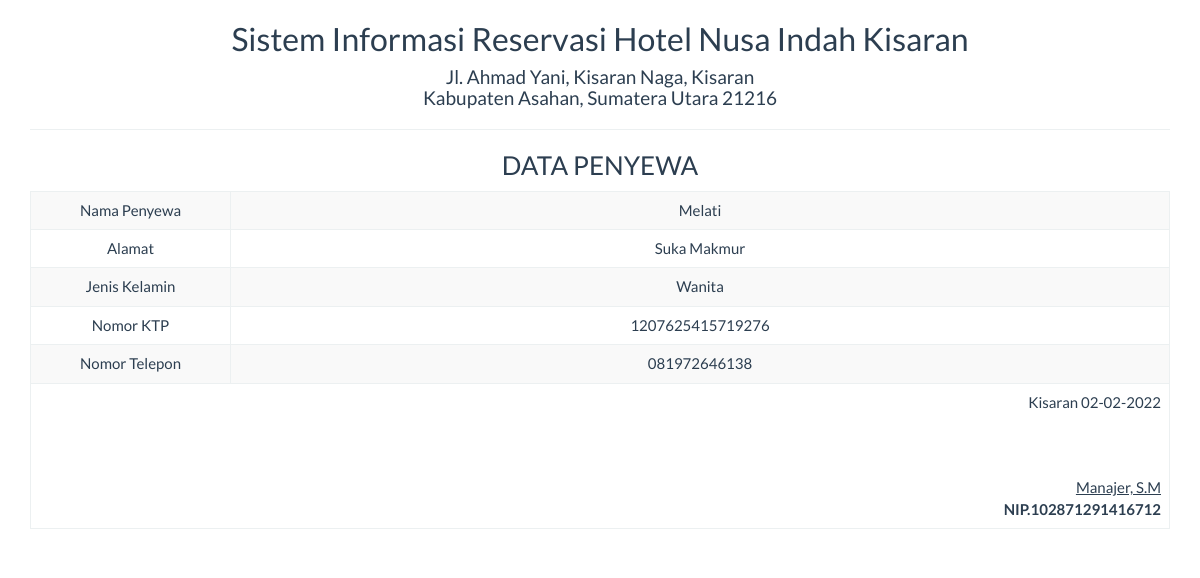
The app's page /report/penyewa_satu.php?id=2 with its own data.
### tables this page shows
CREATE TABLE `tbl_penyewa` (
  `id_penyewa` int(11) NOT NULL,
  `nama_penyewa` varchar(25) NOT NULL,
  `alamat` varchar(50) NOT NULL,
  `jenkel` varchar(10) NOT NULL,
  `no_ktp` varchar(16) NOT NULL,
  `notelp` varchar(12) NOT NULL
);

### report/penyewa_satu.php (the view, shortened to what this page needs)
<!DOCTYPE html>
<html>
    <head>
        <link href="../Assets/css/bootstrap.min.css" rel="stylesheet" type="text/css"/>
    </head>
    <body onload="print()">
        <?php
        include '../config/koneksi.php';
        $sql = "SELECT * FROM tbl_penyewa WHERE id_penyewa ='" . $_GET ['id'] . "'";
        $query = mysqli_query($koneksi, $sql) or die("SQL Detail error");
        $data = mysqli_fetch_array($query);
        ?>
        <div class="container">
            <div class='row'>
                <div class="col-sm-12">
                    <div class="text-center">
                        <h2>Sistem Informasi Reservasi Hotel Nusa Indah Kisaran </h2>
                        <h4>Jl. Ahmad Yani, Kisaran Naga, Kisaran <br>
                              Kabupaten Asahan, Sumatera Utara 21216</h4>
                        <hr>
                        <h3>DATA PENYEWA</h3>
                        <table class="table table-bordered table-striped table-hover">
                            <tbody>
								<tr>
                                    <td>Nama Penyewa</td> <td><?= $data['nama_penyewa'] ?></td>
                                </tr>
                                <tr>
                                    <td width="200">Alamat</td> <td><?= $data['alamat'] ?></td>
                                </tr>
								<tr>
                                    <td>Jenis Kelamin</td> <td><?= $data['jenkel'] ?></td>
                                </tr>
								<tr>
                                    <td>Nomor KTP</td> <td><?= $data['no_ktp'] ?></td>
                                </tr>
								<tr>
                                    <td>Nomor Telepon</td> <td><?= $data['notelp'] ?></td>
                                </tr>
                            </tbody>
                            <tfoot>
                                <tr>
                                    <td colspan="2" class="text-right">
                                        Kisaran  <?= date("d-m-Y") ?>
                                        <br><br><br><br>
                                        <u>Manajer, S.M<strong></u><br>
                                        NIP.102871291416712
									</td>
								</tr>
							</tfoot>
                        </table>
                    </div>
                </div>
            </div>
    </body>
</html>

### records on screen
tbl_penyewa: nama_penyewa "Melati", alamat "Suka Makmur", jenkel "Wanita", no_ktp "1207625415719276", notelp "081972646138"
